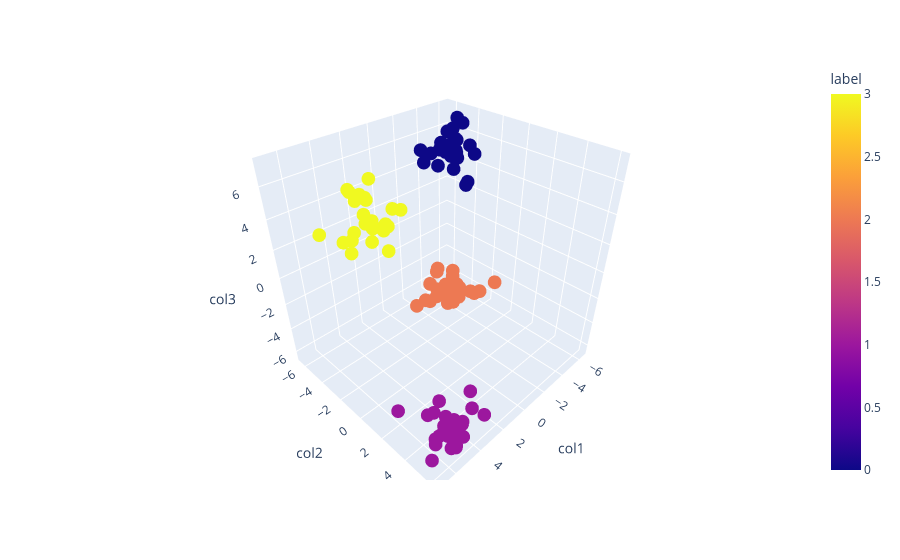

Notebook cell for this chart:
### Code cell
fig=px.scatter_3d(df,x='col1',y='col2',z='col3',color='label')
fig.show()
